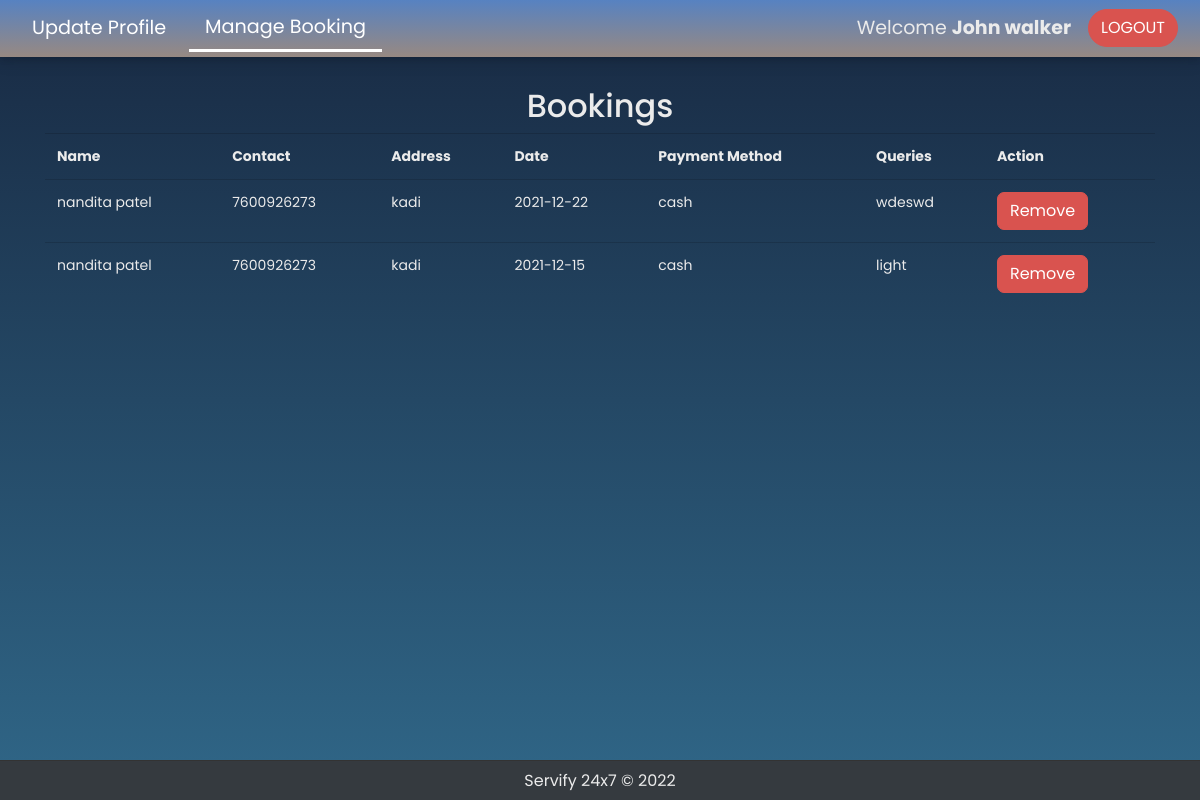
/provider-bookings.php (signed in), run on an earlier commit of the app's database.
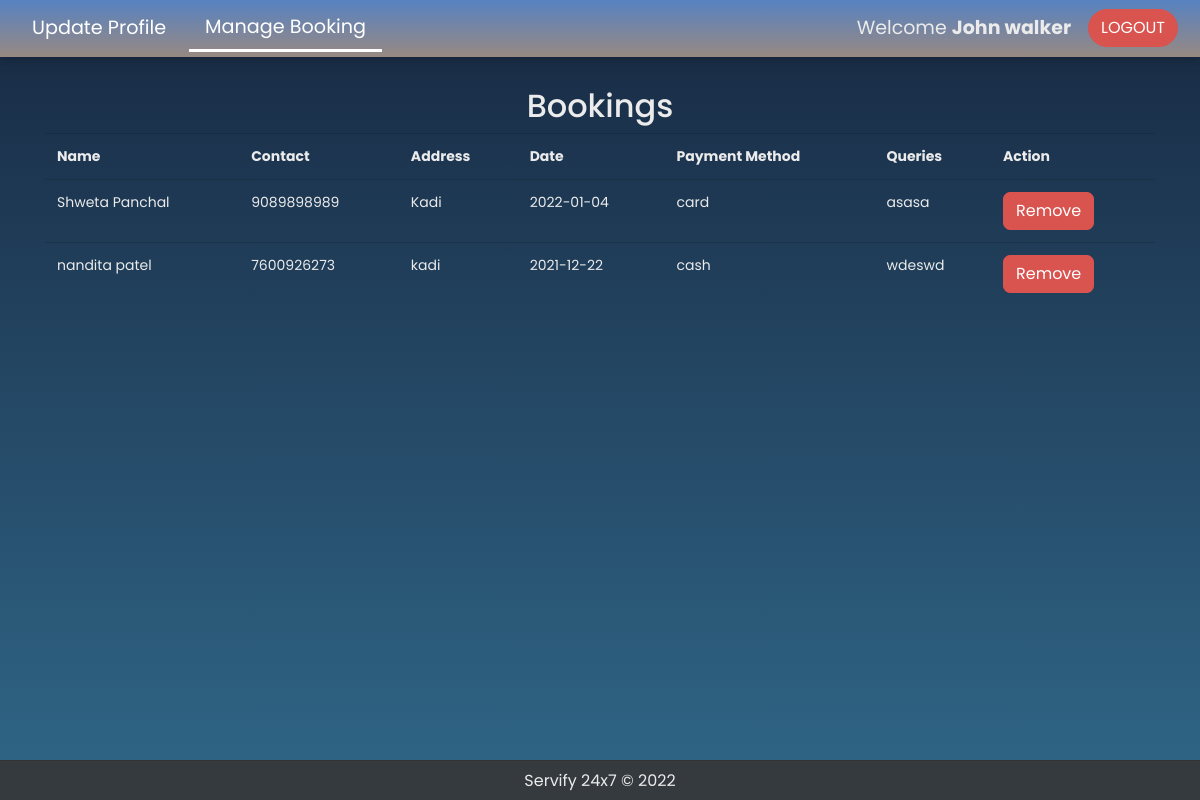
And on a later commit of the database.
### tables this page shows
CREATE TABLE `bookings` (
  `id` int(10) UNSIGNED NOT NULL,
  `provider_id` int(10) UNSIGNED NOT NULL,
  `fname` varchar(255) NOT NULL,
  `lname` varchar(255) NOT NULL,
  `email` varchar(255) NOT NULL,
  `contact` varchar(20) NOT NULL,
  `adder` varchar(255) NOT NULL,
  `date` date NOT NULL,
  `time` time(6) NOT NULL,
  `payment` varchar(30) NOT NULL,
  `queries` varchar(255) NOT NULL,
  `status` varchar(255) NOT NULL
);

### scripts/DB.php (called while the page is built, shortened)
<?php
class DB
{
    protected static $_stmt = null;
    public static function getConnection()
    {
        try {
            $conn = new PDO("mysql:host=".self::HOST.";dbname=".self::DBNAME, self::USERNAME, self::PASSWORD, []);
            $conn->setAttribute(PDO::ATTR_ERRMODE, PDO::ERRMODE_EXCEPTION);
        } catch (PDOException $e) {
            echo $e->getMessage();
        }
        return $conn;
    }
    public static function query($sql, $params = array())
    {
        try {
            self::$_stmt = self::getConnection()->prepare($sql);
            if (empty($params)) {
                self::$_stmt->execute();
            } else {
                self::$_stmt->execute($params);
            }
            return self::$_stmt;
        } catch (PDOException $e) {
            echo $e->getMessage();
        }
    }
}

### provider-bookings.php (the view, shortened to what this page needs)
<?php
    include_once "scripts/DB.php";
    include_once "include/header.php";
    $provider_id=  $_SESSION['user']->id;
    $sql= "SELECT * FROM bookings WHERE provider_id= $provider_id  ORDER BY date DESC" ;
    $bookings = DB::query($sql)->fetchAll(PDO::FETCH_OBJ);
    include_once "msg/admin.php";
?>
<div class="container" style="margin-top: 30px; margin-bottom: 60px;">
    <h2 class="text-center"> Bookings </h2>
    <div class="table-responsive">
        <table class="table">
            <tr>
                <th>Name</th>
                <th>Contact</th>
                <th>Address</th>
                <th>Date</th>
                <th>Payment Method</th>
                <th>Queries</th>
                <th>Action</th>
            </tr>
            <?php foreach ($bookings as $booking): ?>
            <tr>
                <td>
                    <?= $booking->fname; ?> <?= $booking->lname; ?>
                </td>
                <td>
                    <?= $booking->contact; ?>
                </td>
                <td>
                    <?= $booking->adder; ?>
                </td>
                <td>
                    <?= $booking->date; ?>
                </td>
                <td>
                    <?= $booking->payment; ?>
                </td>
                <td>
                    <?= $booking->queries; ?>
                </td>
                <td>
                    <a class="btn btn-danger" style="border-radius: 7px;"
                        href="deletebooking.php?id=<?= $booking->id; ?>">Remove</a>
                </td>
            </tr>
            <?php endforeach; ?>
        </table>
    </div>
</div>
<?php include_once "include/footer.php";

What changed in the data, as far as the page shows it:
removed bookings: fname "nandita", lname "patel", contact "7600926273", adder "kadi", date "2021-12-15", payment "cash", queries "light"
added bookings: fname "Shweta", lname "Panchal", contact "9089898989", adder "Kadi", date "2022-01-04", payment "card", queries "asasa"
